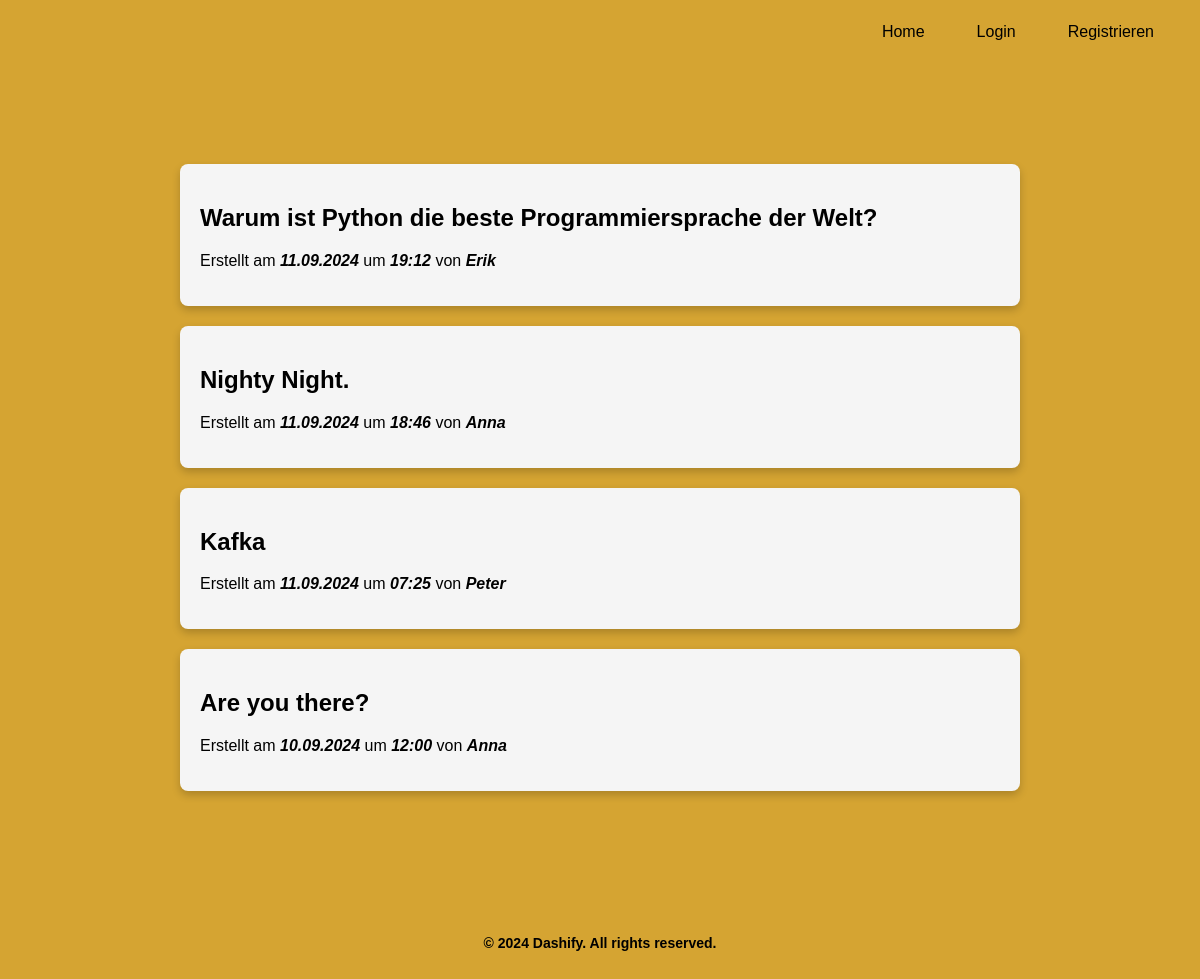
/posts/, run on the app's committed database.
### posts/models.py (models this page shows, shortened)
class Post(models.Model):
    title: str = models.CharField(max_length=75)
    body: str = models.TextField()
    slug: str = models.SlugField()
    date = models.DateTimeField(auto_now_add=True)
    banner = models.ImageField(default="fallback.png", blank=True)
    author = models.ForeignKey(User, on_delete=models.CASCADE, default=None)
    """ Methoden """

### posts/views.py (the view)
# urls.py: path("", views.posts_list, name="list"),
def posts_list(request):
    try:
        posts = Post.objects.all().order_by("-date")
        return render(request, "posts/posts_list.html", {"posts": posts})
    except Exception as e:
        logger.error(f"Error fetching posts: {e}")
        return render(request, "posts/error.html", {"error_message": "An error occurred while retrieving the posts."})

### posts/templates/posts/posts_list.html (shortened to what this page needs)
{% extends "layout.html" %}
{% block content %}
    <div class="container">
        {% for post in posts %}
            <article class="post">
                <h2>
                    <a href="{% url 'posts:page' slug=post.slug %}">
                    {{ post.title }}
                    </a>
                </h2>
                <p>
                    Erstellt am <b><i>{{ post.date|date:"d.m.Y" }}</i></b>
                    um <b><i>{{ post.date|date:"H:i" }}</i></b>
                    von <b><i>{{ post.author }}</i></b>
                </p>
            </article>
        {% endfor %}
    </div>
{% endblock content %}

### static/css/style.css (style rules this page uses)
:root { --colourbg: #D5A432; --colorfont: black; --coloraccent: black; --colorhover: #134056; --colorfontbutton: whitesmoke; --colortitleposts: black; }
html, body { background-color: var(--colourbg); margin: 0; padding: 0; height: 100%; font-family: 'Arial', sans-serif; color: var(--coloraccent); display: flex; flex-direction: column; min-height: 100vh; }
.container { max-width: 1200px; margin: 0 auto; padding: 20px; flex: 1; }
a { text-decoration: none; color: var(--colortitlepost); }
article.post, .card { background-color: whitesmoke; padding: 20px; border-radius: 8px; box-shadow: 0px 4px 8px rgba(0, 0, 0, 0.2); margin-bottom: 20px; width: 100%; max-width: 800px; }
article.post h2 { font-size: 24px; color: var(--colortitleposts); }
article.post p, .card p { font-size: 16px; color: var(--colorfont); }
.post { background-color: whitesmoke; padding: 30px; border-radius: 8px; box-shadow: 0 4px 10px rgba(0, 0, 0, 0.1); margin: 20px auto; max-width: 800px; }

### data on the page
Post: title "Warum ist Python die beste Programmiersprache der Welt?", date "11.09.2024", date "19:12", author "Erik"
Post: title "Nighty Night.", date "11.09.2024", date "18:46", author "Anna"
Post: title "Kafka", date "11.09.2024", date "07:25", author "Peter"
Post: title "Are you there?", date "10.09.2024", date "12:00", author "Anna"
